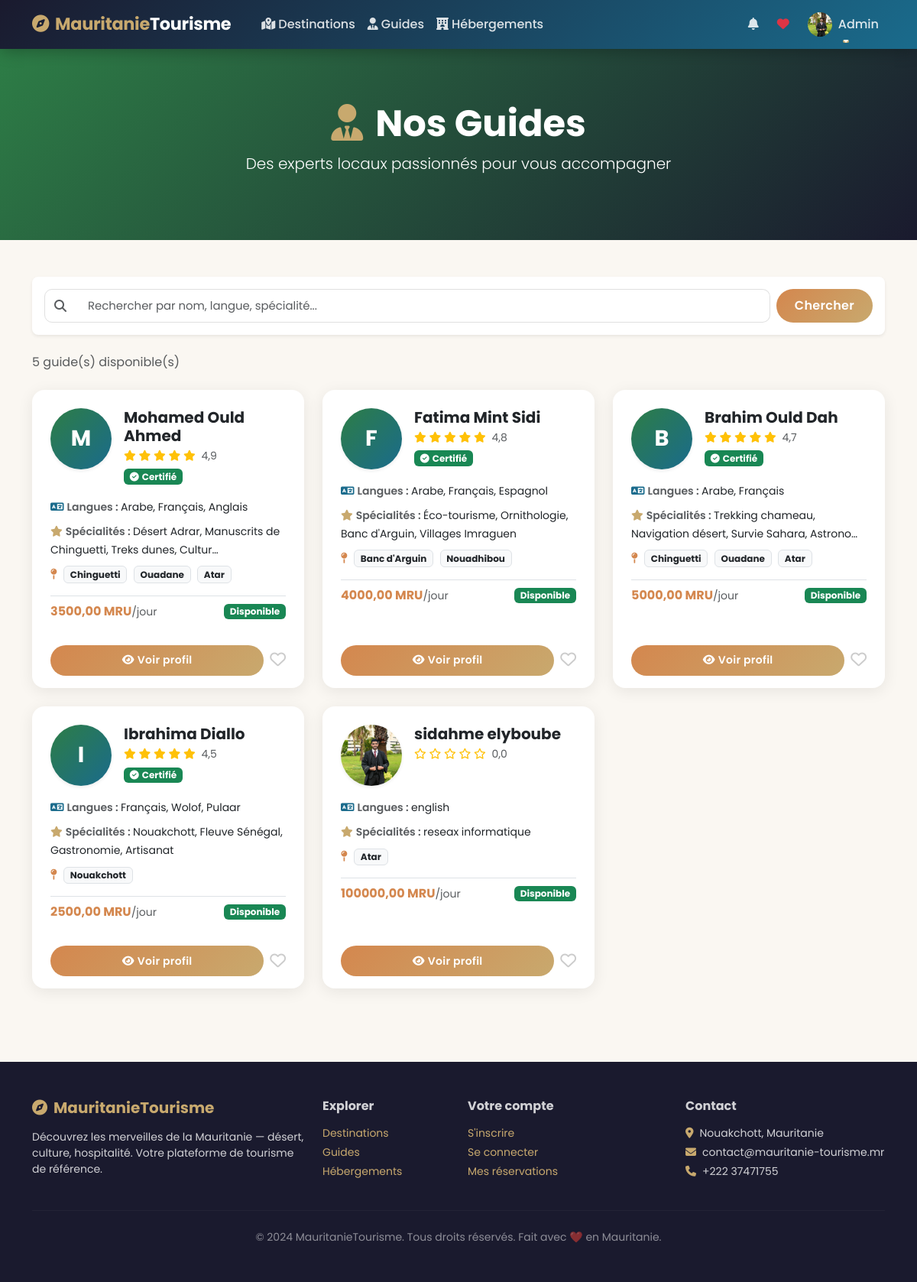
Screenshot of /guides/ (signed in) with the database file from the repository.
### main/models.py (models this page shows, shortened)
class Utilisateur(AbstractUser):
    ROLES = [
        ('visiteur', 'Visiteur'),
        ('utilisateur', 'Utilisateur'),
        ('admin', 'Administrateur'),
    ]
    role = models.CharField(max_length=20, choices=ROLES, default='visiteur')
    telephone = models.CharField(max_length=20, blank=True, null=True)
    adresse = models.CharField(max_length=255, blank=True, null=True)
    pays = models.CharField(max_length=100, blank=True, null=True)
    photo_profil = models.ImageField(upload_to='profils/', blank=True, null=True)
    date_inscription = models.DateTimeField(auto_now_add=True)
    est_actif = models.BooleanField(default=True)
    class Meta:
        db_table = 'UTILISATEUR'
        verbose_name = 'Utilisateur'
        verbose_name_plural = 'Utilisateurs'

class Guide(models.Model):
    LANGUES = [
        ('ar', 'Arabe'),
        ('fr', 'Français'),
        ('en', 'Anglais'),
        ('es', 'Espagnol'),
        ('wolof', 'Wolof'),
    ]
    nom = models.CharField(max_length=200)
    prenom = models.CharField(max_length=200)
    email = models.EmailField(unique=True)
    telephone = models.CharField(max_length=20)
    photo = models.ImageField(upload_to='guides/', blank=True, null=True)
    biographie = models.TextField()
    langues = models.CharField(max_length=200, help_text="Langues séparées par virgule")
    specialites = models.TextField(blank=True, help_text="Zones / thèmes maîtrisés")
    prix_journee = models.DecimalField(max_digits=10, decimal_places=2)
    destinations = models.ManyToManyField(Destination, related_name='guides', blank=True)
    est_disponible = models.BooleanField(default=True)
    est_verifie = models.BooleanField(default=False)
    date_creation = models.DateTimeField(auto_now_add=True)
    note_moyenne = models.DecimalField(max_digits=3, decimal_places=2, default=0)
    class Meta:
        db_table = 'GUIDE'
        verbose_name = 'Guide'
        verbose_name_plural = 'Guides'
    def nom_complet(self):
        return f"{self.prenom} {self.nom}"

class Destination(models.Model):
    nom = models.CharField(max_length=200)
    description = models.TextField()
    region = models.ForeignKey(Region, on_delete=models.SET_NULL, null=True, related_name='destinations')
    latitude = models.DecimalField(max_digits=10, decimal_places=7, null=True, blank=True)
    longitude = models.DecimalField(max_digits=10, decimal_places=7, null=True, blank=True)
    image_principale = models.ImageField(upload_to='destinations/', blank=True, null=True)
    video_url = models.URLField(blank=True, null=True, help_text="URL YouTube ou autre")
    prix_entree = models.DecimalField(max_digits=10, decimal_places=2, default=0)
    est_active = models.BooleanField(default=True)
    date_creation = models.DateTimeField(auto_now_add=True)
    note_moyenne = models.DecimalField(max_digits=3, decimal_places=2, default=0)
    nb_commentaires = models.IntegerField(default=0)
    class Meta:
        db_table = 'DESTINATION'
        verbose_name = 'Destination'
        verbose_name_plural = 'Destinations'

### main/views.py (the view)
# urls.py: path('guides/',                             views.liste_guides,             name='guides'),
def liste_guides(request):
    qs = Guide.objects.filter(est_disponible=True)
    q  = request.GET.get('q', '')
    if q:
        qs = qs.filter(
            Q(nom__icontains=q) | Q(prenom__icontains=q) |
            Q(langues__icontains=q) | Q(specialites__icontains=q)
        )
    qs = qs.order_by('-note_moyenne')
    paginator = Paginator(qs, 9)
    page_obj  = paginator.get_page(request.GET.get('page'))
    return render(request, 'guides/liste.html', {'page_obj': page_obj, 'q': q})

### templates/guides/liste.html (shortened to what this page needs)
{% extends 'base.html' %}
{% block content %}
<div class="py-5 text-white text-center" style="background:linear-gradient(135deg,var(--vert),var(--nuit));min-height:250px;display:flex;align-items:center">
    <div class="container">
        <h1 class="display-5 fw-bold"><i class="fas fa-user-tie me-3" style="color:var(--sable)"></i>Nos Guides</h1>
        <p class="lead fw-light">Des experts locaux passionnés pour vous accompagner</p>
    </div>
</div>
<div class="container py-5">
    <div class="card border-0 rounded-3 shadow-sm p-3 mb-4">
        <form method="get" class="d-flex gap-2">
            <div class="input-group">
                <span class="input-group-text bg-white"><i class="fas fa-search text-muted"></i></span>
                <input type="text" name="q" value="{{ q }}" class="form-control border-start-0" placeholder="Rechercher par nom, langue, spécialité...">
            </div>
            <button type="submit" class="btn btn-mauritanie px-4">Chercher</button>
        </form>
    </div>
    <div class="d-flex justify-content-between align-items-center mb-4">
        <span class="text-muted">{{ page_obj.paginator.count }} guide(s) disponible(s)</span>
    </div>
    {% if page_obj.object_list %}
    <div class="row g-4">
        {% for guide in page_obj %}
        <div class="col-md-6 col-lg-4">
            <div class="card card-tourisme h-100">
                <div class="card-body p-4">
                    <div class="d-flex align-items-start gap-3 mb-3">
                        {% if guide.photo %}
                            <img src="{{ guide.photo.url }}" width="80" height="80" class="rounded-circle flex-shrink-0 shadow-sm" style="object-fit:cover">
                        {% else %}
                            <div class="rounded-circle flex-shrink-0 d-flex align-items-center justify-content-center fw-bold text-white shadow-sm"
                                 style="width:80px;height:80px;min-width:80px;background:linear-gradient(135deg,var(--vert),var(--ocean));font-size:1.8rem">
                                {{ guide.prenom|first|upper }}
                            </div>
                        {% endif %}
                        <div class="flex-fill">
                            <h5 class="fw-bold mb-1">{{ guide.nom_complet }}</h5>
                            <div class="stars small mb-1">
                                {% for i in "12345"|make_list %}
                                    {% if forloop.counter <= guide.note_moyenne|floatformat:0|add:"0" %}
                                        <i class="fas fa-star"></i>
                                    {% else %}
                                        <i class="far fa-star"></i>
                                    {% endif %}
                                {% endfor %}
                                <span class="text-muted ms-1">{{ guide.note_moyenne|floatformat:1 }}</span>
                            </div>
                            {% if guide.est_verifie %}
                            <span class="badge bg-success"><i class="fas fa-check-circle me-1"></i>Certifié</span>
                            {% endif %}
                        </div>
                    </div>
                    <div class="mb-2">
                        <small class="fw-semibold text-muted"><i class="fas fa-language me-1" style="color:var(--ocean)"></i>Langues : </small>
                        <small>{{ guide.langues }}</small>
                    </div>
                    {% if guide.specialites %}
                    <div class="mb-2">
                        <small class="fw-semibold text-muted"><i class="fas fa-star me-1" style="color:var(--sable)"></i>Spécialités : </small>
                        <small>{{ guide.specialites|truncatechars:60 }}</small>
                    </div>
                    {% endif %}
                    {% with dests=guide.destinations.all|slice:":3" %}
                    {% if dests %}
                    <div class="mb-3">
                        <small class="fw-semibold text-muted"><i class="fas fa-map-pin me-1" style="color:var(--desert)"></i></small>
                        {% for d in dests %}
                        <span class="badge bg-light text-dark border me-1 small">{{ d.nom }}</span>
                        {% endfor %}
                    </div>
                    {% endif %}
                    {% endwith %}
                    <div class="d-flex justify-content-between align-items-center mt-auto pt-2 border-top">
                        <span class="fw-bold fs-6" style="color:var(--desert)">{{ guide.prix_journee }} MRU<small class="text-muted fw-normal">/jour</small></span>
                        <span class="badge {% if guide.est_disponible %}bg-success{% else %}bg-secondary{% endif %}">
                            {% if guide.est_disponible %}Disponible{% else %}Indisponible{% endif %}
                        </span>
                    </div>
                </div>
                <div class="card-footer bg-transparent border-0 d-flex gap-2 pb-3 px-4">
                    <a href="{% url 'guide_detail' guide.pk %}" class="btn btn-mauritanie btn-sm flex-fill">
                        <i class="fas fa-eye me-1"></i>Voir profil
                    </a>
                    {% if user.is_authenticated %}
                    <button class="btn-favori {% if user in guide.favoris.all %}active{% endif %} btn btn-outline-secondary btn-sm"
                            onclick="toggleFavori('guide', {{ guide.pk }}, this)" title="Ajouter aux favoris">
                        <i class="{% if user in guide.favoris.all %}fas{% else %}far{% endif %} fa-heart"></i>
                    </button>
                    {% endif %}
                </div>
            </div>
        </div>
        {% endfor %}
    </div>
    {% else %}
    <div class="text-center py-5">
        <div style="font-size:4rem;color:#ddd"><i class="fas fa-user-slash"></i></div>
        <h5 class="mt-3 text-muted">Aucun guide trouvé</h5>
        <a href="{% url 'guides' %}" class="btn btn-mauritanie mt-3">Voir tous les guides</a>
    </div>
    {% endif %}
</div>
{% endblock %}

### templates/base.html (shortened to what this page needs)
<!DOCTYPE html>
<html lang="fr">
<head>
    <link href="https://cdn.jsdelivr.net/npm/bootstrap@5.3.0/dist/css/bootstrap.min.css" rel="stylesheet">
    <link href="https://cdnjs.cloudflare.com/ajax/libs/font-awesome/6.4.0/css/all.min.css" rel="stylesheet">
    {% load static %}
    <link rel="stylesheet" href="{% static 'css/style.css' %}">
</head>
<body>
<nav class="navbar navbar-expand-lg sticky-top">
    <div class="container">
        <a class="navbar-brand" href="{% url 'accueil' %}">
            <i class="fas fa-compass me-2"></i>Mauritanie<span>Tourisme</span>
        </a>
        <div class="collapse navbar-collapse" id="navMenu">
            <ul class="navbar-nav me-auto mb-2 mb-lg-0 ms-3">
                <li class="nav-item"><a class="nav-link" href="{% url 'destinations' %}"><i class="fas fa-map-marked-alt me-1"></i>Destinations</a></li>
                <li class="nav-item"><a class="nav-link" href="{% url 'guides' %}"><i class="fas fa-user-tie me-1"></i>Guides</a></li>
                <li class="nav-item"><a class="nav-link" href="{% url 'hebergements' %}"><i class="fas fa-hotel me-1"></i>Hébergements</a></li>
            </ul>
            <ul class="navbar-nav ms-auto align-items-center">
                {% if user.is_authenticated %}
                    <li class="nav-item me-2 position-relative">
                        <a class="nav-link" href="#" onclick="marquerLu()">
                            <i class="fas fa-bell"></i>
                        </a>
                    </li>
                    <li class="nav-item me-2">
                        <a class="nav-link" href="{% url 'mes_favoris' %}"><i class="fas fa-heart text-danger"></i></a>
                    </li>
                    <li class="nav-item dropdown">
                        <a class="nav-link dropdown-toggle d-flex align-items-center" href="#" data-bs-toggle="dropdown">
                            {% if user.photo_profil %}
                                <img src="{{ user.photo_profil.url }}" width="32" height="32" class="rounded-circle me-2" style="object-fit:cover">
                            {% else %}
                                <div class="bg-warning rounded-circle me-2 d-flex align-items-center justify-content-center" style="width:32px;height:32px;font-size:.8rem;font-weight:700">{{ user.username|first|upper }}</div>
                            {% endif %}
                            {{ user.first_name|default:user.username }}
                        </a>
                    </li>
                {% endif %}
            </ul>
        </div>
    </div>
</nav>
{% block content %}{% endblock %}
<footer class="py-5 mt-5">
    <div class="container">
        <div class="row g-4">
            <div class="col-md-4">
                <h5 class="fw-bold mb-3" style="color:var(--sable)"><i class="fas fa-compass me-2"></i>MauritanieTourisme</h5>
                <p class="small">Découvrez les merveilles de la Mauritanie — désert, culture, hospitalité. Votre plateforme de tourisme de référence.</p>
            </div>
            <div class="col-md-2">
                <h6 class="fw-bold mb-3">Explorer</h6>
                <ul class="list-unstyled small">
                    <li class="mb-1"><a href="{% url 'destinations' %}">Destinations</a></li>
                    <li class="mb-1"><a href="{% url 'guides' %}">Guides</a></li>
                    <li class="mb-1"><a href="{% url 'hebergements' %}">Hébergements</a></li>
                </ul>
            </div>
            <div class="col-md-3">
                <h6 class="fw-bold mb-3">Votre compte</h6>
                <ul class="list-unstyled small">
                    <li class="mb-1"><a href="{% url 'inscription' %}">S'inscrire</a></li>
                    <li class="mb-1"><a href="{% url 'connexion' %}">Se connecter</a></li>
                    {% if user.is_authenticated %}
                    <li class="mb-1"><a href="{% url 'mes_reservations' %}">Mes réservations</a></li>
                    {% endif %}
                </ul>
            </div>
            <div class="col-md-3">
                <h6 class="fw-bold mb-3">Contact</h6>
                <ul class="list-unstyled small">
                    <li class="mb-1"><i class="fas fa-map-marker-alt me-2" style="color:var(--sable)"></i>Nouakchott, Mauritanie</li>
                    <li class="mb-1"><i class="fas fa-envelope me-2" style="color:var(--sable)"></i>contact@mauritanie-tourisme.mr</li>
                    <li class="mb-1"><i class="fas fa-phone me-2" style="color:var(--sable)"></i>+222 37471755</li>
                </ul>
            </div>
        </div>
        <hr style="border-color:rgba(255,255,255,.15)" class="my-4">
        <div class="text-center small" style="color:rgba(255,255,255,.5)">
            © 2024 MauritanieTourisme. Tous droits réservés. Fait avec ❤️ en Mauritanie.
        </div>
    </div>
</footer>
</body>
</html>

### rows the page displays
Utilisateur: photo_profil (picture), first_name "Admin"
Guide: prenom|first "M", nom_complet "Mohamed Ould Ahmed", note_moyenne "4,9", est_verifie True (drawn), langues "Arabe, Français, Anglais", specialites "Désert Adrar, Manuscrits de Chinguetti, Treks dunes, Cultur…", prix_journee "3500,00", est_disponible "Disponible"
Destination: nom "Chinguetti"
Destination: nom "Ouadane"
Destination: nom "Atar"
Guide: prenom|first "F", nom_complet "Fatima Mint Sidi", note_moyenne "4,8", est_verifie True (drawn), langues "Arabe, Français, Espagnol", specialites "Éco-tourisme, Ornithologie, Banc d'Arguin, Villages Imraguen", prix_journee "4000,00", est_disponible "Disponible"
Destination: nom "Banc d'Arguin"
Destination: nom "Nouadhibou"
Guide: prenom|first "B", nom_complet "Brahim Ould Dah", note_moyenne "4,7", est_verifie True (drawn), langues "Arabe, Français", specialites "Trekking chameau, Navigation désert, Survie Sahara, Astrono…", prix_journee "5000,00", est_disponible "Disponible"
Guide: prenom|first "I", nom_complet "Ibrahima Diallo", note_moyenne "4,5", est_verifie True (drawn), langues "Français, Wolof, Pulaar", specialites "Nouakchott, Fleuve Sénégal, Gastronomie, Artisanat", prix_journee "2500,00", est_disponible "Disponible"
Destination: nom "Nouakchott"
Guide: photo (picture), nom_complet "sidahme elyboube", note_moyenne "0,0", langues "english", specialites "reseax informatique", prix_journee "100000,00", est_disponible "Disponible"

### other values shown
{{ page_obj.paginator.count }} "5"
